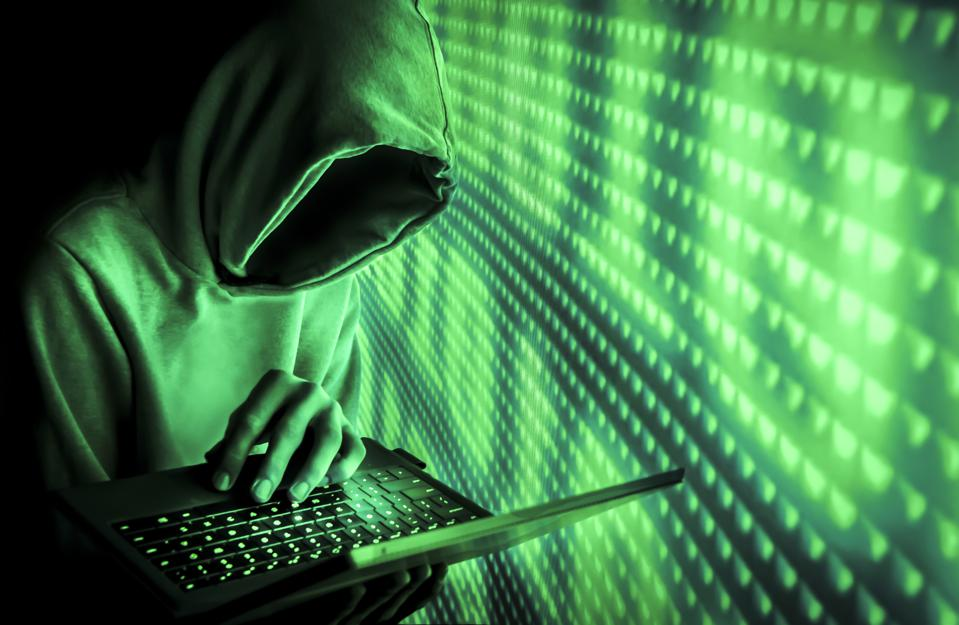
#> input picture 960x0.jpg, 959 x 625 px, given in place of the camera
$ python detectar_area.py
#> lines starting #> are read from the running program, lines starting #| are printed output that depends on the picture; after the words box and inside, x2 and y2 are one past the last pixel; in counts of white or black regions, pixels touching at a corner belong together
import cv2
import numpy as np

cap = cv2.VideoCapture(0)

fgbg = cv2.bgsegm.createBackgroundSubtractorMOG()
kernel = cv2.getStructuringElement(cv2.MORPH_ELLIPSE,(3,3))

while True:

	ret, frame = cap.read()
#> frame is the input picture: shape (625, 959, 3); mean B, G, R 73.9, 124.4, 64.8

	if ret == False: break

	gray = cv2.cvtColor(frame, cv2.COLOR_BGR2GRAY)
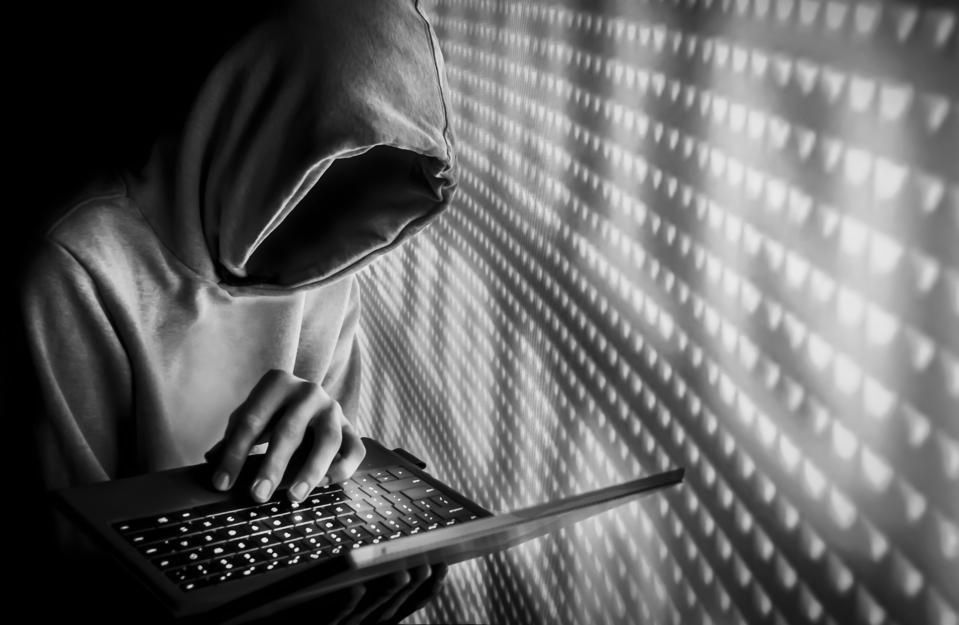
#> gray: shape (625, 959); min 0, max 246, mean 100.9

	#Dibujamos un rectangulo en frame, para señalar el estado
	#del area en analisis (movimiento detectado o no detectado)
	cv2.rectangle(frame, (0,0), (frame.shape[1],40),(0,0,0), -1)
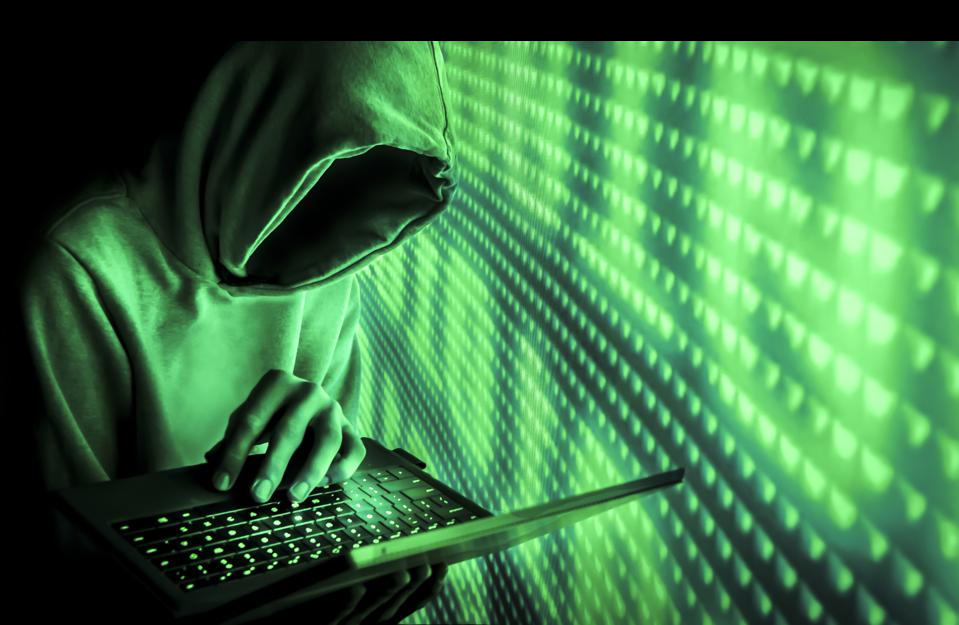
#> frame: shape (625, 959, 3); 4.83% of pixels changed, all inside (x1, y1, x2, y2) = (224, 0, 959, 41)
	color = (0, 255, 0)
	texto_estado = "Estao: No se ha detectado movimiento"

	# Especificamos los puntos extremos del area a analizar
	area_pts = np.array([[0,0], [640,0], [640,frame.shape[0]], [0,frame.shape[0]]])
#> area_pts = [[0, 0], [640, 0], [640, 625], [0, 625]]

	#Con ayuda de una imagen auxiliar, determinamos el area
	#Sobre la cual actuara el detector de movimiento
	imAux = np.zeros(shape=(frame.shape[:2]),dtype=np.uint8)
	imAux = cv2.drawContours(imAux, [area_pts], -1, (255), -1)
	image_area = cv2.bitwise_and(gray, gray, mask=imAux)
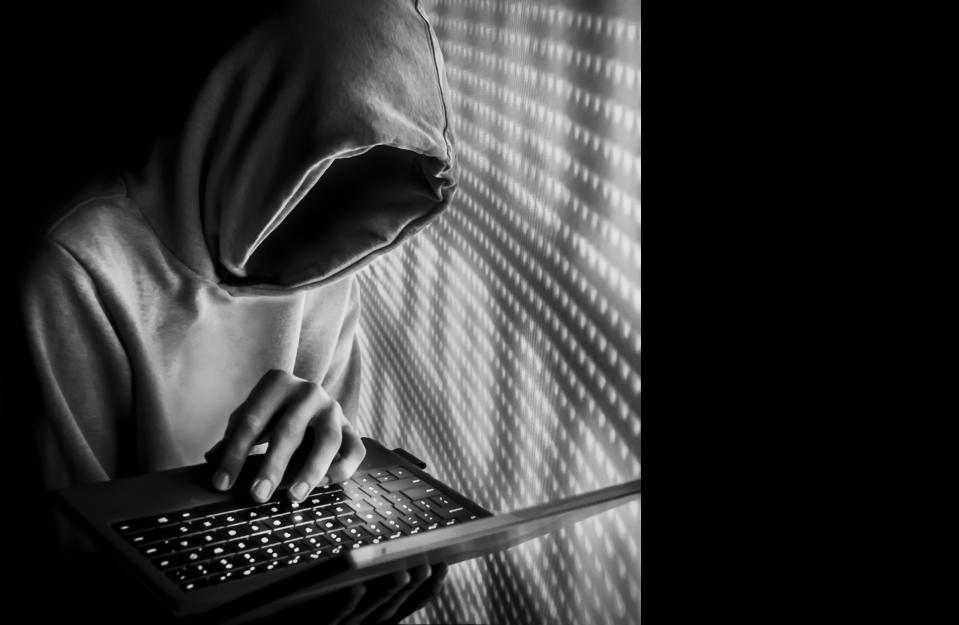
#> image_area: shape (625, 959); min 0, max 246, mean 53.2

	#Obtendremos la imagen binaria donde la region en blanco representa
	#la existencia de movimiento
	fgmask = fgbg.apply(image_area)
#> fgmask: shape (625, 959); every value is 0
	fgmask = cv2.morphologyEx(fgmask, cv2.MORPH_OPEN, kernel)
	fgmask = cv2.dilate(fgmask, None, iterations=2)

	#Encontramos los contornos presentes de fgmask, para luego basandonos
	#en su area poder determinar si existe movimiento
	cnts = cv2.findContours(fgmask, cv2.RETR_EXTERNAL, cv2.CHAIN_APPROX_SIMPLE)[0]
#> cnts = []
	for cnt in cnts:
		if cv2.contourArea(cnt) > 900:
			x, y, w, h = cv2.boundingRect(cnt)
			cv2.rectangle(frame, (x,y), (x+w, y+h), (0,255,0),2)
			texto_estado = "Estado: Alerta Movimiento Detectado!"
			color = (0, 0, 255)
#> this loop made 0 passes


	#Visualizamos el alrededor del area que vamos a analizar
	#Visualizamos el estado de la deteccion en movimiento
	cv2.drawContours(frame, [area_pts], -1, color, 2)
	cv2.putText(frame, texto_estado,(10,30),cv2.FONT_HERSHEY_SIMPLEX, 1, color, 2)
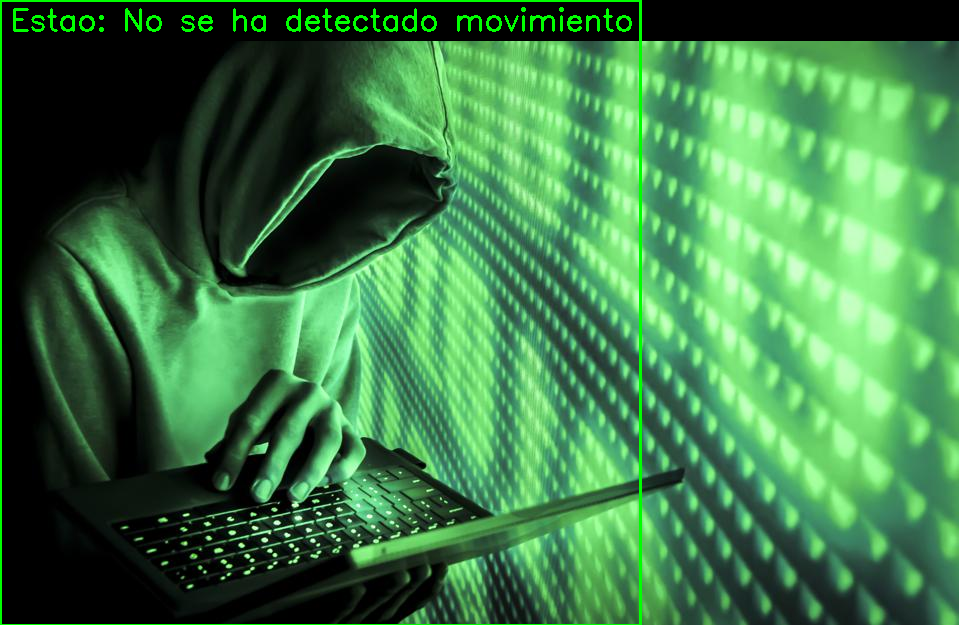
#> frame: shape (625, 959, 3); mean B, G, R 70.2, 121.5, 61.4

	#Genera la ventana de la imagen
	cv2.imshow('frame', frame)

	#genera la ventana de la imagen en blanco y negro
	cv2.imshow('fgmask', fgmask)

	k = cv2.waitKey(70) & 0xFF
#> (key Esc is pressed here)
	if k == 27:
		break

cap.release()
cv2.destroyAllWindows()
